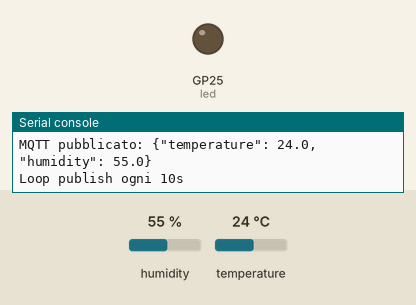
Simulated run of this program. Board: Raspberry Pi Pico running MicroPython. On the bench: output pins drawn as LEDs (lit = HIGH), the last lines printed to the serial console. Inputs (shaded band) come from the test bench; at power-on: humidity 55 %, temperature 24 °C. WiFi joins after 1.5 s; no MQTT or app messages arrive unless stated; values from a settings file that is not in the repository are placeholders; library files of the repository ran but are not shown: aht20_reader.py.

Above: at 13.8 s.
At 19.57 s:
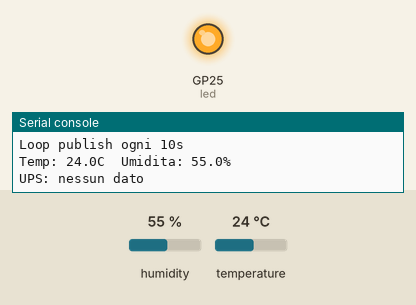
Timing chart, 0 to 23.0 s (numbered marks = the images above):
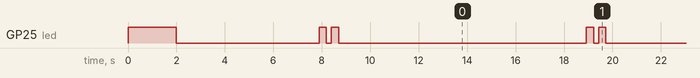

The program:

main.py
```python
import machine
import network
import time
import ujson
import webrepl
from machine import Pin, I2C
from time import sleep
from umqtt.simple import MQTTClient

from aht20_reader import init_aht20, read_aht20
from ups_reader import init_ups, read_ups
from mqtt_config import (
    WIFI_SSID, WIFI_PASSWORD,
    MQTT_BROKER, MQTT_PORT, MQTT_USER, MQTT_PASSWORD,
    MQTT_CLIENT_ID, PUBLISH_INTERVAL, WEBREPL_PASSWORD,
)

# --- MQTT topics ---
STATE_TOPIC = "pico_w/aht20/state"
DISCOVERY_TEMP = "homeassistant/sensor/pico_w_aht20/temperature/config"
DISCOVERY_HUM = "homeassistant/sensor/pico_w_aht20/humidity/config"
DISCOVERY_BATT_V = "homeassistant/sensor/pico_w_aht20/battery_voltage/config"
DISCOVERY_BATT_I = "homeassistant/sensor/pico_w_aht20/battery_current/config"


def connect_to_network_stub(network_name, wlan, network_password, timeout=20):
    try:
        wlan.connect(ssid=network_name, key=network_password)
    except Exception as e:
        print(f"WiFi connect error: {e}")
        return
    try:
        wlan.ipconfig(dhcp4=True)
    except Exception as e:
        print(f"DHCP error: {e}")
    for i in range(timeout):
        try:
            if wlan.isconnected() and wlan.ifconfig()[0] is not None:
                break
        except Exception:
            pass
        print(f"Connecting to {network_name}... ({i+1}/{timeout})")
        if wlan.status() < 0:
            print(f"Connection error: {wlan.status()}")
            break
        sleep(1)
    if wlan.isconnected():
        print("Connected to network: " + network_name)
        print(f"IP Address: {wlan.ifconfig()[0]}")
    else:
        print(f"WiFi timeout dopo {timeout}s")


# --- MQTT ---

def mqtt_connect():
    """Connette al broker MQTT e ritorna il client."""
    client = MQTTClient(
        MQTT_CLIENT_ID,
        MQTT_BROKER,
        port=MQTT_PORT,
        user=MQTT_USER,
        password=MQTT_PASSWORD,
        keepalive=60,
    )
    client.connect()
    return client


def _build_discovery_config(name, unit, template, dev_class, uid):
    """Costruisce un singolo payload discovery JSON come stringa."""
    return (
        '{"name":"' + name + '",'
        '"state_topic":"' + STATE_TOPIC + '",'
        '"unit_of_measurement":"' + unit + '",'
        '"value_template":"{{ value_json.' + template + ' }}",'
        '"device_class":"' + dev_class + '",'
        '"state_class":"measurement",'
        '"unique_id":"' + uid + '",'
        '"device":{"identifiers":["pico_w_aht20"],'
        '"name":"Pico W AHT20",'
        '"manufacturer":"Raspberry Pi",'
        '"model":"Pico W"}}'
    )


def _build_discovery_configs():
    """Costruisce la lista di (topic, payload) per il discovery HA."""
    return [
        (DISCOVERY_TEMP, _build_discovery_config(
            "Pico W Temperatura", "C", "temperature", "temperature", "pico_w_aht20_temp")),
        (DISCOVERY_HUM, _build_discovery_config(
            "Pico W Umidita", "%", "humidity", "humidity", "pico_w_aht20_hum")),
        (DISCOVERY_BATT_V, _build_discovery_config(
            "Pico W Batt Tensione", "V", "battery_voltage", "voltage", "pico_w_aht20_batt_v")),
        (DISCOVERY_BATT_I, _build_discovery_config(
            "Pico W Batt Corrente", "mA", "battery_current", "current", "pico_w_aht20_batt_i")),
    ]


def publish_once(led, i2c, aht20_ok, ups_uart):
    """Legge sensori e pubblica MQTT una volta."""
    import gc
    gc.collect()

    # Lettura sensori
    temp, hum = None, None
    if aht20_ok:
        try:
            temp, hum = read_aht20(i2c)
            print(f"Temp: {temp:.1f}C  Umidita: {hum:.1f}%")
        except OSError as e:
            print(f"Errore lettura sensore: {e}")

    ups_data = read_ups(ups_uart)
    if ups_data:
        print(f"UPS: {ups_data[0]:.2f}V  {ups_data[1]:.1f}mA")
    else:
        print("UPS: nessun dato")

    # Publish MQTT
    if temp is not None:
        try:
            client = mqtt_connect()
            data = {
                "temperature": round(temp, 1),
                "humidity": round(hum, 1),
            }
            if ups_data:
                data["battery_voltage"] = round(ups_data[0], 2)
                data["battery_current"] = round(ups_data[1], 1)
            payload = ujson.dumps(data)
            led.on()
            client.publish(STATE_TOPIC, payload)
            sleep(0.3)
            led.off()
            sleep(0.2)
            led.on()
            sleep(0.3)
            led.off()
            client.disconnect()
            print(f"MQTT pubblicato: {payload}")
        except Exception as e:
            print(f"Errore MQTT: {e}")
            led.off()


# --- Main ---

def main():
    import gc
    gc.collect()

    network.country('FR')
    wlan = network.WLAN(network.STA_IF)
    wlan.active(True)
    wlan.config(pm=0xa11140)  # Disabilita power-saving
    gc.collect()

    # LED onboard (richiede CYW43 attivo)
    led = machine.Pin("LED", machine.Pin.OUT)

    # Blink di avvio
    led.on()
    sleep(2)
    led.off()

    # 1. Connessione WiFi
    connect_to_network_stub(WIFI_SSID, wlan, WIFI_PASSWORD)

    if not wlan.isconnected():
        print("WiFi non connesso, retry in 30s")
        for _ in range(3):
            led.on(); sleep(0.1); led.off(); sleep(0.1)
        sleep(30)
        machine.reset()

    # 1b. Avvia WebREPL
    webrepl.start(password=WEBREPL_PASSWORD)
    print(f"WebREPL attivo su ws://{wlan.ifconfig()[0]}:8266")

    # 2. Init sensore AHT20
    i2c = I2C(0, sda=Pin(4), scl=Pin(5), freq=400_000)
    devices = i2c.scan()
    print(f"Dispositivi I2C: {[hex(d) for d in devices]}")

    aht20_ok = False
    if 0x38 in devices:
        try:
            init_aht20(i2c)
            aht20_ok = True
            print("AHT20 inizializzato")
        except Exception as e:
            print(f"AHT20 init fallito: {e}")
    else:
        print("AHT20 non trovato, continuo senza sensore")

    # 2b. Init UPS
    ups_uart = init_ups()
    print("UPS UART inizializzata")
    time.sleep(1)

    # 3. Discovery MQTT (una volta al boot)
    discovery_configs = _build_discovery_configs()
    for topic, payload in discovery_configs:
        try:
            client = mqtt_connect()
            client.publish(topic, payload, retain=True)
            client.disconnect()
        except Exception as e:
            print(f"Discovery error ({topic}): {e}")
        time.sleep(0.5)
    print(f"Discovery pubblicato ({len(discovery_configs)} entita)")

    # 4. Primo publish immediato
    publish_once(led, i2c, aht20_ok, ups_uart)

    # 5. Loop con soft sleep — WebREPL resta attivo
    print(f"Loop publish ogni {PUBLISH_INTERVAL}s")
    while True:
        time.sleep(PUBLISH_INTERVAL)
        publish_once(led, i2c, aht20_ok, ups_uart)


if __name__ == "__main__":
    main()
```

ups_reader.py
```python
"""Driver per UPS 52Pi EP-0159 via UART (GP0=TX, GP1=RX).

Legge tensione batteria e corrente dal modulo UPS.
Formato dati reale: tensione_mV|corrente_mA|campo3|campo4|\r
I messaggi possono essere duplicati e separati da byte spuri (0xC0, 0x84).
"""

from machine import UART, Pin


def init_ups():
    """Inizializza UART0 per comunicazione con il modulo UPS.

    Returns:
        UART: Oggetto UART configurato.
    """
    return UART(0, baudrate=115200, tx=Pin(0), rx=Pin(1))


def read_ups(uart):
    """Legge i dati dal modulo UPS.

    Args:
        uart: Oggetto UART inizializzato con init_ups().

    Returns:
        tuple: (voltage_V, current_mA) oppure None se nessun dato.
    """
    data = uart.readline()
    if data is None:
        return None
    try:
        # Rimuovi byte spuri e prendi il primo messaggio valido
        line = data.decode("utf-8", "ignore").strip()
        # Ogni messaggio finisce con | — split e prendi i primi campi
        parts = line.split("|")
        if len(parts) < 2:
            return None
        voltage_mv = float(parts[0])
        current_ma = float(parts[1])
        voltage_v = voltage_mv / 1000.0
        return (voltage_v, current_ma)
    except (ValueError, IndexError) as e:
        print(f"UPS parse error: {e}")
        return None
```

Measured:
- by itself, GP25 (led): repeats every 11.0 s: HIGH 0.30 s, LOW 0.20 s, HIGH 0.30 s, LOW 10.2 s
- by itself, everything shown: repeats every 11.0 s, in 4 steps
